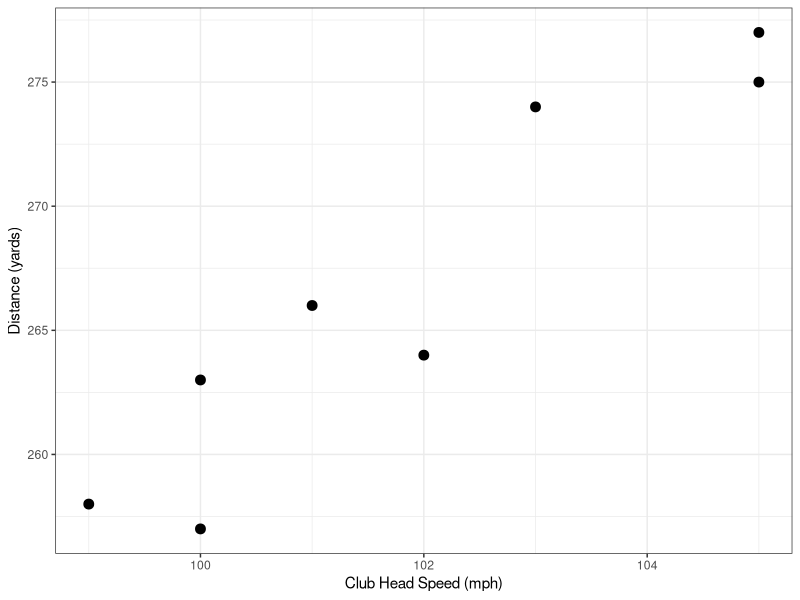

This figure's R source:
## ---- chunk 1
library(tidyverse)
speed <- c(100, 102, 103, 101, 105, 100, 99, 105)
distance <- c(257, 264, 274, 266, 277, 263, 258, 275)
golf <- tibble(speed, distance)
head(golf, n=3)
## ---- chunk 2
#| echo: false
golf %>% ggplot(aes(x = speed, y = distance)) + 
  geom_point(size = 3) + # plot points; make dots bigger
  labs(x = "Club Head Speed (mph)",
       y = "Distance (yards)") + # define labels 
  theme_bw() # change background color
## ---- chunk 3
cor(golf$distance, golf$speed)
## ---- chunk 4
cor(golf)
## ---- chunk 5
cor(golf$distance, golf$speed, method = "spearman")
## ---- chunk 6
library(tidyverse)
speed <- c(100, 102, 103, 101, 105, 100, 99, 105)
distance <- c(257, 264, 274, 266, 277, 263, 258, 275)
golf <- tibble(speed, distance)
head(golf, n=3)
## ---- chunk 7
m <- lm(distance ~ speed, data = golf)
summary(m)
## ---- chunk 8
summary(m)
## ---- chunk 9
confint(m) # 95% CI
confint(m, level = 0.90) # 90% CI
